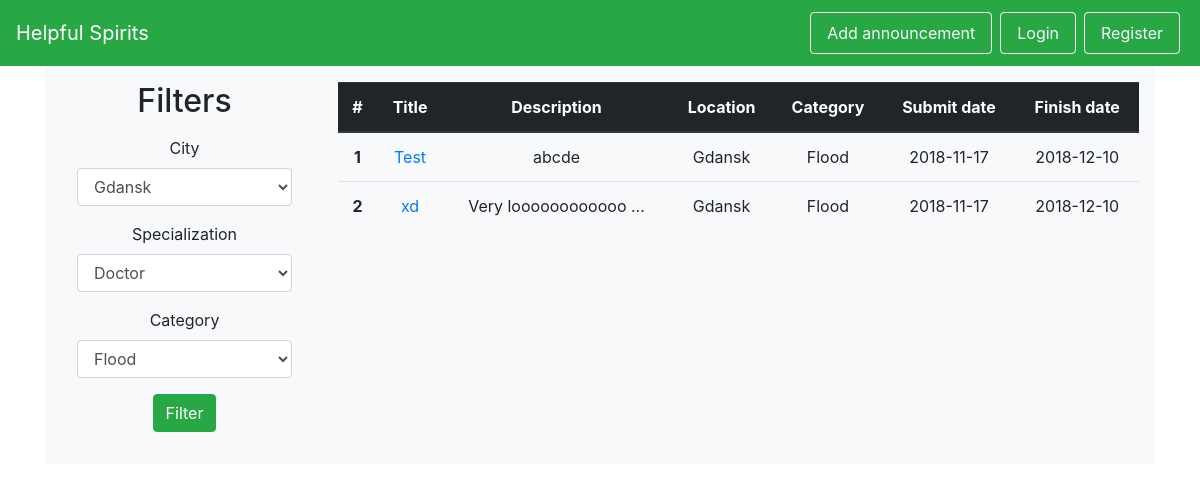
Page /posters on the earlier database version.
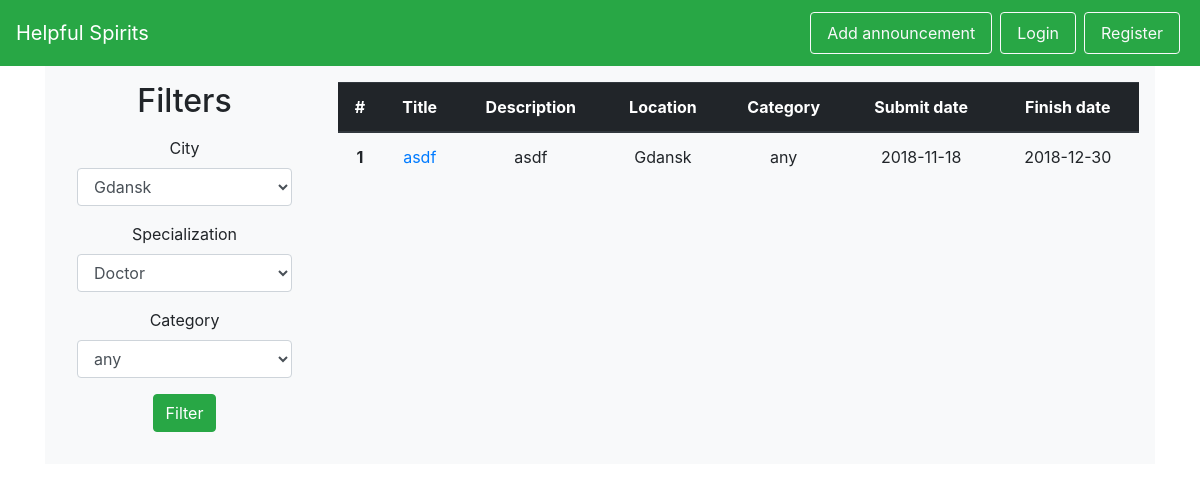
Same page on the later database version.
### helpful_spirits/models.py (models this page shows, shortened)
class Poster(db.Model):
    id = db.Column(db.Integer, primary_key=True)
    add_date = db.Column(db.Date, nullable=False)
    start_date = db.Column(db.Date, nullable=False)
    end_date = db.Column(db.Date)
    is_active = db.Column(db.Boolean, nullable=False)
    title = db.Column(db.String(100), nullable=False)
    description = db.Column(db.String(1000), nullable=False)
    location_id = db.Column(db.Integer, db.ForeignKey('location.id'), nullable=False)
    victim_id = db.Column(db.Integer, db.ForeignKey('victim.id'), nullable=False)
    category_id = db.Column(db.Integer, db.ForeignKey('category.id'), nullable=False)
    @staticmethod
    def get_all_active():
        return Poster.query.filter_by(is_active=True).filter(Poster.end_date >= date.today()).all()

class City(db.Model):
    id = db.Column(db.Integer, primary_key=True)
    name = db.Column(db.String(50), nullable=False, unique=True)
    volunteers = db.relationship('Volunteer', backref='city')
    locations = db.relationship('Location', backref='city')

class Category(db.Model):
    id = db.Column(db.Integer, primary_key=True)
    name = db.Column(db.String(50), nullable=False)
    danger_level = db.Column(db.Integer, nullable=False)
    posters = db.relationship('Poster', backref='category')

### helpful_spirits/views.py (the view)
@app.route('/posters', methods=['GET', 'POST'])
def posters():
    form = FilterSearch()
    if form.validate_on_submit():
        specific_posters = Poster.get_specific(category=form.category_name.data, city=form.city.data, specialization=None)
        iterator_ = zip(specific_posters, range(len(specific_posters)))
        return render_template('posters.html', posters=iterator_, form=form)
    else:
        all_active_posters = Poster.get_all_active()
        iterator_ = zip(all_active_posters, range(len(all_active_posters)))
        return render_template('posters.html', posters=iterator_, form=form)

### helpful_spirits/forms.py
class FilterSearch(Form):
    city_choices = [(city.name, city.name) for city in City.get_all()]
    category_choices = [(category.name, category.name) for category in Category.get_all()]
    specialization_choices = [(specialization.name, specialization.name) for specialization in Specialisation.get_all()]
    city = SelectField('City', choices=city_choices, validators=[DataRequired()])
    specialisation = SelectField('Specialization', choices=specialization_choices)
    category_name = SelectField('Category', choices=category_choices, validators=[DataRequired()])

### helpful_spirits/templates/posters.html (shortened to what this page needs)
{% extends 'base.html' %}
{% from "includes/_forms.html" import render_field %}
{% block body %}
    <div id="wrapper-div" style="background-color: #f8f9fa;">
        <div class="row py-3 px-3">
            <div class="col-3 text-center">
                <h2>Filters</h2>
                <p>
                     <form id="register-form" method="POST" action="/posters">
                         <div class="form-group mx-3">
                            {{ render_field(form.city, class_="form-control") }}
                        </div>
                         <div class="form-group mx-3">
                            {{ render_field(form.specialisation, class_="form-control") }}
                        </div>
                         <div class="form-group mx-3">
                            {{ render_field(form.category_name, class_="form-control") }}
                        </div>
                        <p><input type="submit" class="btn btn-success mx-3" value="Filter"></p>
                     </form>
                </p>
            </div>
            <div class="col-9">
                <div id="posters">
                    <table class="table text-center">
                        <thead class="thead-dark">
                        <tr>
                            <th scope="col">#</th>
                            <th scope="col">Title</th>
                            <th scope="col">Description</th>
                            <th scope="col">Location</th>
                            <th scope="col">Category</th>
                            <th scope="col">Submit date</th>
                            <th scope="col">Finish date</th>
                        </tr>
                        </thead>
                        <tbody>
                        {% for poster, index in posters %}
                            <tr>
                                <th scope="row">{{ index +  1 }}</th>
                                <td><a href="/posters/{{ poster.id }}" > {{ poster.title }}</a></td>
                                <td>{{ poster.description[0:18] }}{% if poster.description[18]!=nil %}
                                    ...{% endif %}</td>
                                <td>{{ poster.location.city.name }}</td>
                                <td>{{ poster.category.name }}</td>
                                <td>{{ poster.add_date }}</td>
                                <td>{{ poster.end_date }}</td>
                            </tr>
                        {% endfor %}
                        </tbody>
                    </table>
                </div>
            </div>
        </div>
    </div>
{% endblock %}

### helpful_spirits/templates/base.html (shortened to what this page needs)
<!DOCTYPE html>
<html lang="en">
<head>
    <link rel="stylesheet" href="https://stackpath.bootstrapcdn.com/bootstrap/4.1.3/css/bootstrap.min.css">
</head>
<body>
    {% include 'includes/_navbar.html' %}
    <div class="container">
    {% block body %}
    {% endblock %}
    </div>
</body>
</html>

### helpful_spirits/templates/includes/_forms.html (shortened to what this page needs)
{% macro render_field(field) %}
  {{ field.label }}
  {{ field(**kwargs)|safe }}
{% endmacro %}

### helpful_spirits/templates/includes/_navbar.html (shortened to what this page needs)
<nav class="navbar navbar-dark bg-success sticky-top">
  <a class="navbar-brand" href="/">Helpful Spirits</a>
  <ul class="nav list-inline">
      {% if not current_user.is_authenticated %}
          <li class="nav-item">
              <a class="nav-link btn btn-outline-light mx-1 my-1" href="/login">Add announcement</a>
          </li>
          <li class="nav-item">
              <a class="nav-link btn btn-outline-light mx-1 my-1" href="/login">Login</a>
          </li>
          <li class="nav-item">
              <a class="nav-link btn btn-outline-light mx-1 my-1" href="/register">Register</a>
          </li>
      {% endif %}
  </ul>
</nav>

Differences in the rows shown:
removed Poster: index "1", title "Test", description "abcde", location.city.name "Gdansk", category.name "Flood", add_date "2018-11-17", end_date "2018-12-10"
removed Poster: index "2", title "xd", description "Very loooooooooooo", location.city.name "Gdansk", category.name "Flood", add_date "2018-11-17", end_date "2018-12-10"
now on this page (row edited): Poster: index "1", title "asdf", description "asdf", location.city.name "Gdansk", category.name "any", add_date "2018-11-18", end_date "2018-12-30"
Other differences:
form field category_name: "Flood" → "any"
